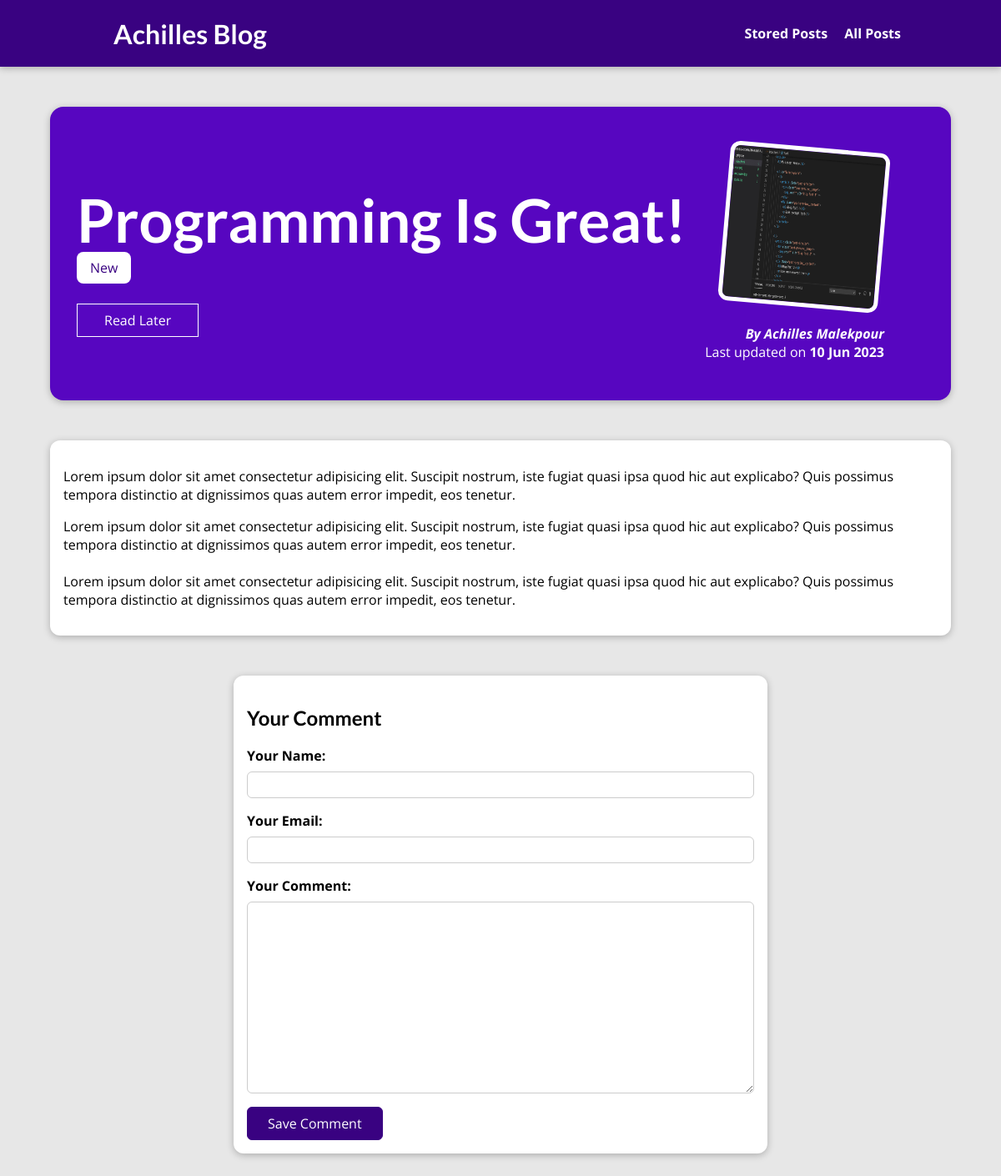
The app's page /posts/programming-is-fun, older data.
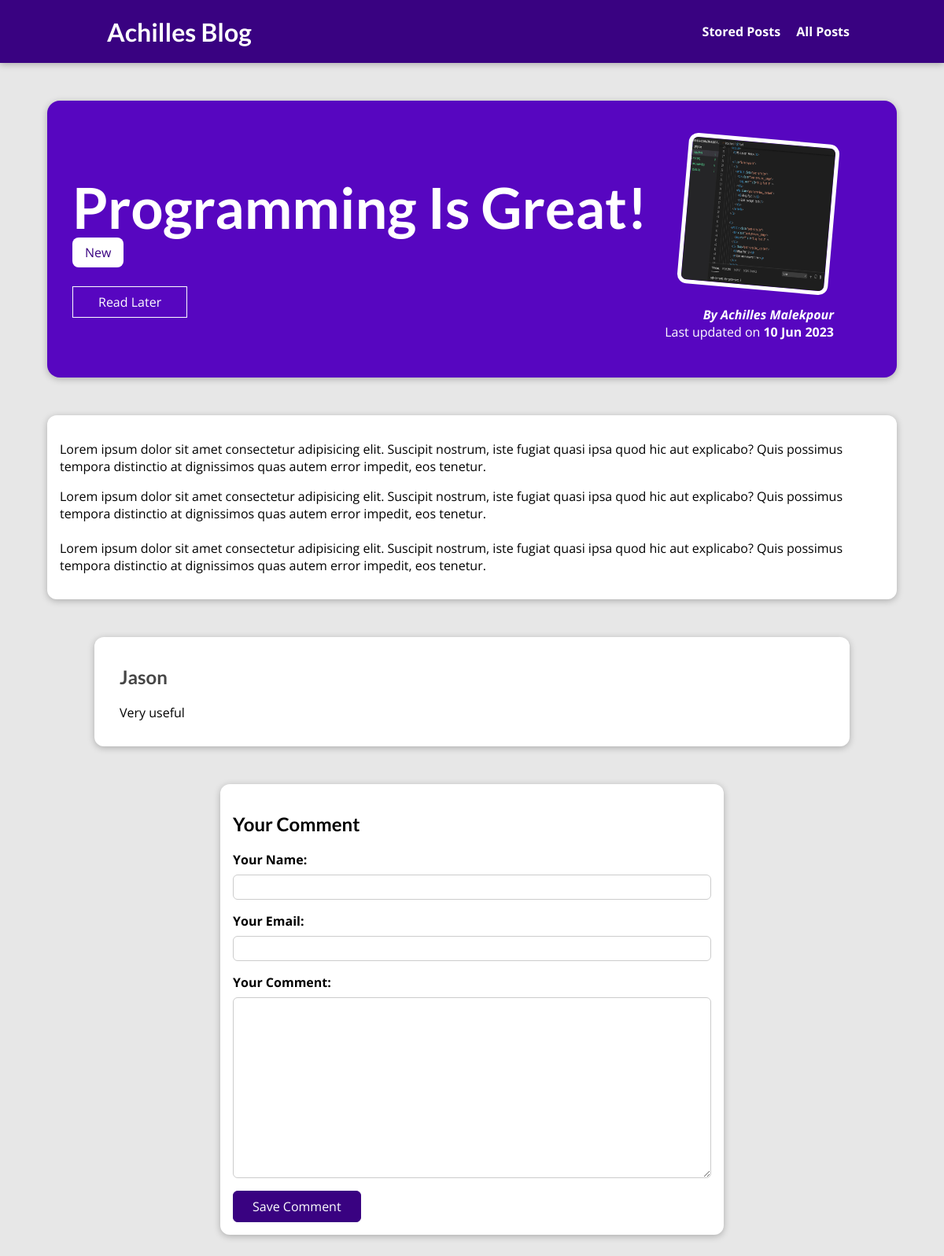
The same page, newer data.
### blog/models.py (models this page shows, shortened)
class Post(models.Model):
    title = models.CharField(max_length=150)
    excerpt = models.CharField(max_length=200)
    image = models.ImageField(upload_to="posts", null=True)
    date = models.DateField(auto_now=True)
    slug = models.SlugField(unique=True, db_index=True)
    content = models.TextField(validators=[MinLengthValidator(10)])
    author = models.ForeignKey(
        Author, null=True, on_delete=models.SET_NULL, related_name="posts")
    tags = models.ManyToManyField(Tag)

class Tag(models.Model):
    caption = models.CharField(max_length=20)

class Author(models.Model):
    first_name = models.CharField(max_length=100)
    last_name = models.CharField(max_length=100)
    email = models.EmailField(max_length=254)
    def full_name(self):
        return f"{self.first_name} {self.last_name}"
    def __str__(self) -> str:
        return self.full_name()

class Comment(models.Model):
    user_name = models.CharField(max_length=120)
    user_email = models.EmailField()
    text = models.TextField(max_length=400)
    post = models.ForeignKey(
        Post, on_delete=models.CASCADE, related_name="comments")

### blog/views.py (the view, shortened to what this page needs)
# urls.py: path("posts/<slug:slug>", views.PostDetailView.as_view(),
class PostDetailView(View):
    def is_stored_post(self, post_request, post_id):
        stored_posts = post_request.session.get("stored_posts")
        if stored_posts is not None and post_id in stored_posts:
            is_saved_for_later = True
        else:
            is_saved_for_later = False
        return is_saved_for_later
    def get(self, request, slug):
        post = Post.objects.get(slug=slug)
        context = {
            "post": post,
            "post_tags": post.tags.all(),
            "comments": post.comments.all().order_by("-id"),
            "comment_form": CommentForm(),
            "saved_for_later": self.is_stored_post(request, post.id)
        }
        return render(request, "blog/post-detail.html", context)

### blog/forms.py
class CommentForm(forms.ModelForm):
    class Meta:
        model = Comment
        exclude = ["post"]
        labels = {
            "user_name": "Your Name",
            "user_email": "Your Email",
            "text": "Your Comment"
        }
        error_messages = {
            'user_name': {
                'required': 'Your name must not be empty!',
                'max_length': 'Please enter a shorter name!'
            }
        }

### blog/templates/blog/post-detail.html (shortened to what this page needs)
{% extends "base.html" %}
{% load static %}
{% block css_files %}
<link rel="stylesheet" href="{% static 'blog/post-detail.css' %}" />
{% endblock css_files %}
{% block content %}
<section id="summary">
    <h2>{{ post.title|title }}</h2>
    <div>
        {% for tag in post_tags %}
            <span class="tag">{{ tag.caption }}</span>
        {% endfor %}
    </div>
    <div id="read-later">
        <form action="{% url "read-later" %}" method="POST">
            {% if saved_for_later %}
                <button>Remove from Read Later List</button>
            {% else %}
                <button>Read Later</button>
            {% endif %}
            </form>
    </div>
    <article>
        <img src="{{ post.image.url }}" alt="{{ post.title }}" />
        <address>By <a href="mailto:{{post.author.email}}">{{ post.author|title }}</a></address>
        <div>
            Last updated on <time>{{ post.date|date:"d M Y" }}</time>
        </div>
    </article>
</section>
<main>
    {{ post.content|linebreaks }}
</main>
{% if comments %}
    <section id="comments">
        <ul>
            {% for comment in comments %}
                <li>
                    <h2>{{ comment.user_name }}</h2>
                    <p>{{ comment.text|linebreaks }}</P>
                </li>
            {% endfor %}
        </ul>
    </section>
{% endif %}
<section id="comment-form">
    <h2>Your Comment</h2>
    <form action="{% url "post-detail-page" post.slug %}" method="POST">
        {% for form_field in comment_form %}
            <div class="form-control {% if form_field.errors %}invalid{% endif %}">
                {{ form_field.label_tag }}
                {{ form_field }}
            </div>
        {% endfor %}
        <button>Save Comment</button>
    </form>
</section>
{% endblock content %}

### templates/base.html (shortened to what this page needs)
{% load static %}
<!DOCTYPE html>
<html lang="en">
<head>
    <link rel="stylesheet" href="{% static 'app.css' %}">
    {% block css_files %}{% endblock css_files %}
</head>
<body>
    <header id="main-navigation">
        <h1><a href="{% url "starting-page" %}">Achilles Blog</a></h1>
        <nav>
          <a href="{% url "read-later" %}">Stored Posts</a>
          <a href="{% url "posts-page" %}">All Posts</a>
        </nav>
    </header>
    {% block content %}
    {% endblock content %}
</body>
</html>

### static/app.css (style rules this page uses)
* { box-sizing: border-box; }
html { font-family: 'Open Sans', 'Lato', sans-serif; }
body { margin: 0; }
h1, h2, h3 { font-family: 'Lato', sans-serif; font-weight: bold; }
#main-navigation { width: 100%; height: 5rem; display: flex; justify-content: space-between; align-items: center; padding: 0 10%; position: absolute; top: 0; left: 0; }
#main-navigation a { text-decoration: none; color: white; font-weight: bold; margin-left: 1rem; }

### blog/static/blog/post-detail.css (style rules this page uses)
body { background-color: #e7e7e7; }
#main-navigation { background-color: #390281; box-shadow: 0 2px 8px rgba(0, 0, 0, 0.25); }
#summary { margin: 8rem auto 0 auto; padding: 2rem; width: 90%; max-width: 90rem; border-radius: 16px; background-color: #5706c0; position: relative; box-shadow: 0 2px 8px rgba(0, 0, 0, 0.25); height: 22rem; }
#summary h2 { color: white; font-size: 4.5rem; margin-bottom: 0.25rem; }
#summary article { position: absolute; top: 2rem; right: 3rem; padding: 1rem 2rem; border-radius: 12px; text-align: right; color: white; }
#summary article img { width: 12rem; height: 12rem; border-radius: 12px; transform: rotateZ(5deg); border: 5px solid white; margin-bottom: 1rem; }
#summary address { font-weight: bold; }
#summary a { color: white; text-decoration: none; }
#summary time { font-weight: bold; }
#read-later { margin: 2rem 0; }
#read-later button { background-color: transparent; border: 1px solid white; padding: 0.5rem 2rem; font: inherit; color: white; cursor: pointer; }
main { width: 90%; max-width: 90rem; margin: 3rem auto; background-color: white; padding: 1rem; border-radius: 12px; box-shadow: 0 2px 8px rgba(0, 0, 0, 0.25); }
.tag { background-color: white; color: #390281; padding: 0.5rem 1rem; border-radius: 8px; }
#comment-form { margin: 3rem auto; width: 90%; max-width: 40rem; border-radius: 12px; background-color: white; box-shadow: 0 2px 8px rgba(0, 0, 0, 0.25); padding: 1rem; }
#comment-form button { font: inherit; background-color: #390281; color: white; border: 1px solid #390281; padding: 0.5rem 1.5rem; border-radius: 6px; cursor: pointer; }
.form-control { margin-bottom: 1rem; }
.form-control label { font-weight: bold; margin-bottom: 0.5rem; display: block; }
.form-control input, .form-control textarea { display: block; width: 100%; font: inherit; padding: 0.25rem; border-radius: 6px; border: 1px solid #ccc; }
#comments { margin: 3rem auto; width: 90%; max-width: 60rem; border-radius: 12px; background-color: white; box-shadow: 0 2px 8px rgba(0, 0, 0, 0.25); padding: 1rem 2rem; }
#comments ul { list-style: none; margin: 0; padding: 0; }
#comments li { margin-bottom: 1rem; border-bottom: 2px solid #ccc; }
#comments li:last-of-type { border-bottom: none; }
#comments h2 { color: #464646; }

Row changes from the older to the newer data that the page shows:
added Comment: user_name "Jason", text "Very useful"
